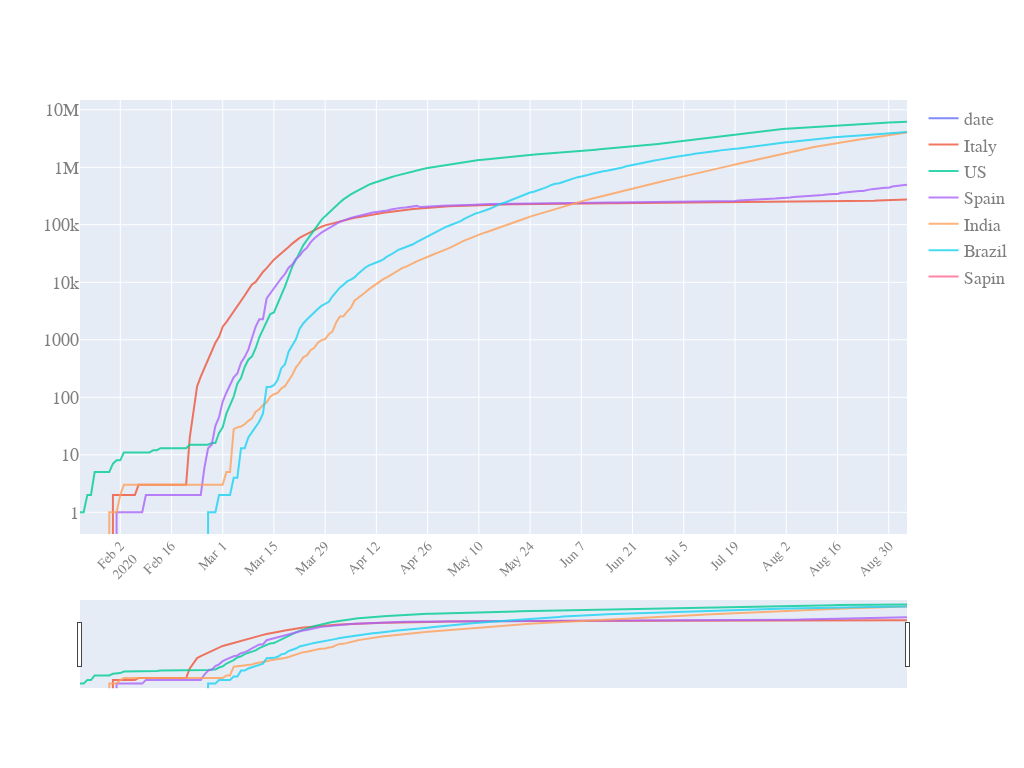

The code cell stored with this chart in its notebook:
### Code cell
quick_plot(df_analyse.date,
           df_analyse.iloc[:,1:],
           y_scale='log',
           slider=True)

### Figure 1 — Plotly figure (JSON) as saved in the notebook; plotly's stock layout.template omitted (floating-point values rounded to 4 significant figures; data arrays with more than 128 entries replaced by an {"elided": "..."} marker saying what was removed)
{"data": [{"name": "date", "opacity": 0.8, "type": "scatter", "x": {"elided": "227 str values"}, "y": {"elided": "227 str values"}}, {"name": "Italy", "opacity": 0.8, "type": "scatter", "x": {"elided": "227 str values"}, "y": {"elided": "227 int values"}}, {"name": "US", "opacity": 0.8, "type": "scatter", "x": {"elided": "227 str values"}, "y": {"elided": "227 int values"}}, {"name": "Spain", "opacity": 0.8, "type": "scatter", "x": {"elided": "227 str values"}, "y": {"elided": "227 int values"}}, {"name": "India", "opacity": 0.8, "type": "scatter", "x": {"elided": "227 str values"}, "y": {"elided": "227 int values"}}, {"name": "Brazil", "opacity": 0.8, "type": "scatter", "x": {"elided": "227 str values"}, "y": {"elided": "227 int values"}}, {"name": "Sapin", "opacity": 0.8, "type": "scatter", "x": {"elided": "227 str values"}, "y": {"elided": "227 int values"}}], "layout": {"autosize": true, "font": {"color": "#7f7f7f", "family": "PT Sans, monospace", "size": 18}, "height": 768, "width": 1024, "xaxis": {"nticks": 20, "rangeslider": {"visible": true}, "tickangle": -45, "tickfont": {"color": "#7f7f7f", "size": 14}}, "yaxis": {"type": "log"}}}
